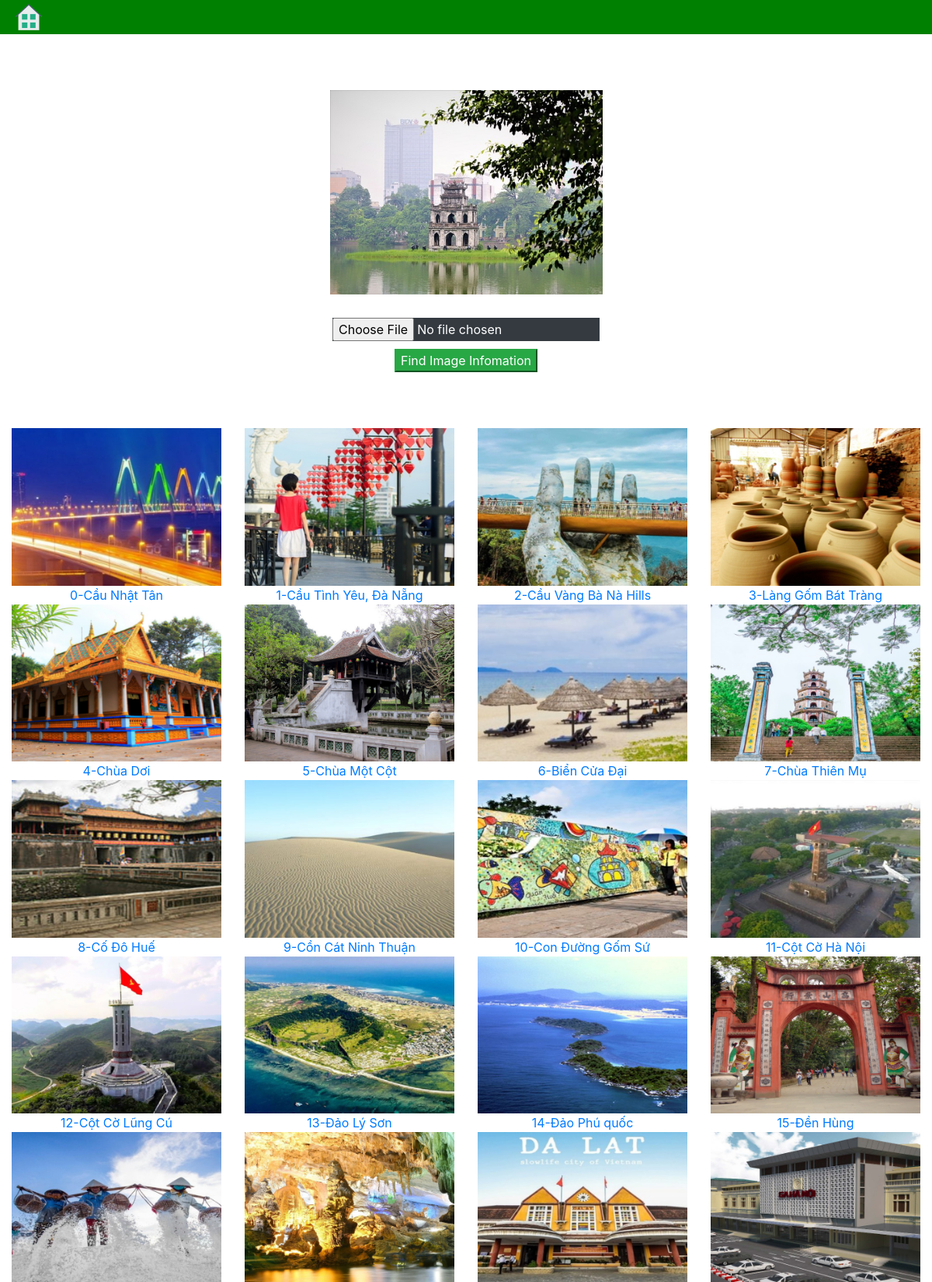
The page / (upper part) on the database its author committed.
### home/models.py (models this page shows)
class Lanmark(models.Model):
    num = models.IntegerField()
    title = models.CharField(max_length=1000)
    body = models.TextField()
    date = models.DateTimeField(auto_now_add=True)
    image = models.ImageField(null=True)
    def __str__(self):
        return self.title

### home/views.py (the view)
# urls.py: path('', views.index, name = 'home'),
    def index(self,request, uploaded= "default"):
        print("uploaded= ", uploaded)
        list_lanscape = Lanmark.objects.all().order_by("num")
        print("default list: ",list_lanscape)
        if uploaded != "default":
            list_lanscape = self.sort_query_by_index(list_lanscape)
            print("sorted list: ", list_lanscape)
        lanmarks =  {"lanmarks":list_lanscape, "uploaded":uploaded}
        return render(request, "pages/home.html", lanmarks)

### home/templates/pages/home.html (shortened to what this page needs)
{%extends "pages/base.html"%}
{% load staticfiles %}
{%block content %}
<br>
<br>
<br>
<div class="row">
    <div class="col-md-12">
    {%if uploaded == "default" %}
      <img class = "my_image" src="../../../media/hohoankiem.jpg" alt="hoankiem" style="width:30%">
    {%else%}
      <img class = "my_image" src="../../../media/{{uploaded}}" alt="{{uploaded}}" style="width:30%">
    {%endif%}
    </div>
</div>
<div class="row">
    <div class="col-md-4" style="margin-top: 30px; margin-left: auto; margin-right: auto;" >
        <form class="form-inline" action="upload" method="post" enctype="multipart/form-data">
          <input type="file" name="myfile" class="btn-dark" style="margin-left: auto; margin-right: auto">
          <button type="submit" class="btn-success" style="margin-left: auto; margin-right: auto; margin-top:10px">Find Image Infomation</button>
        </form>
    </div>
</div>
<br>
<br>
<br>
<div class="row">
    {% for lanmark in lanmarks %}
            <div class="col-md-3">
              <div class="thumbnail">
                <a href="{{lanmark.id}}">
                  <img src="{{lanmark.image.url}}" alt="Lights" style="width:100%">
                  <div class="caption">
                    <center>{{lanmark.num}}-{{lanmark.title}}</center>
                  </div>
                </a>
              </div>
            </div>
    {% endfor %}
    <br/>
</div>
{%endblock%}

### home/templates/pages/base.html (style rules this page uses)
html, body { height: 100%; }
.my_image { display: block; margin-left: auto; margin-right: auto; }

### rows shown on the page
Lanmark: image (picture), num "0", title "Cầu Nhật Tân"
Lanmark: image (picture), num "1", title "Cầu Tình Yêu, Đà Nẵng"
Lanmark: image (picture), num "2", title "Cầu Vàng Bà Nà Hills"
Lanmark: image (picture), num "3", title "Làng Gốm Bát Tràng"
Lanmark: image (picture), num "4", title "Chùa Dơi"
Lanmark: image (picture), num "5", title "Chùa Một Cột"
Lanmark: image (picture), num "6", title "Biển Cửa Đại"
Lanmark: image (picture), num "7", title "Chùa Thiên Mụ"
Lanmark: image (picture), num "8", title "Cố Đô Huế"
Lanmark: image (picture), num "9", title "Cồn Cát Ninh Thuận"
Lanmark: image (picture), num "10", title "Con Đường Gốm Sứ"
Lanmark: image (picture), num "11", title "Cột Cờ Hà Nội"
Lanmark: image (picture), num "12", title "Cột Cờ Lũng Cú"
Lanmark: image (picture), num "13", title "Đảo Lý Sơn"
Lanmark: image (picture), num "14", title "Đảo Phú quốc"
Lanmark: image (picture), num "15", title "Đền Hùng"
Lanmark: image (picture)
Lanmark: image (picture)
Lanmark: image (picture)
Lanmark: image (picture)
